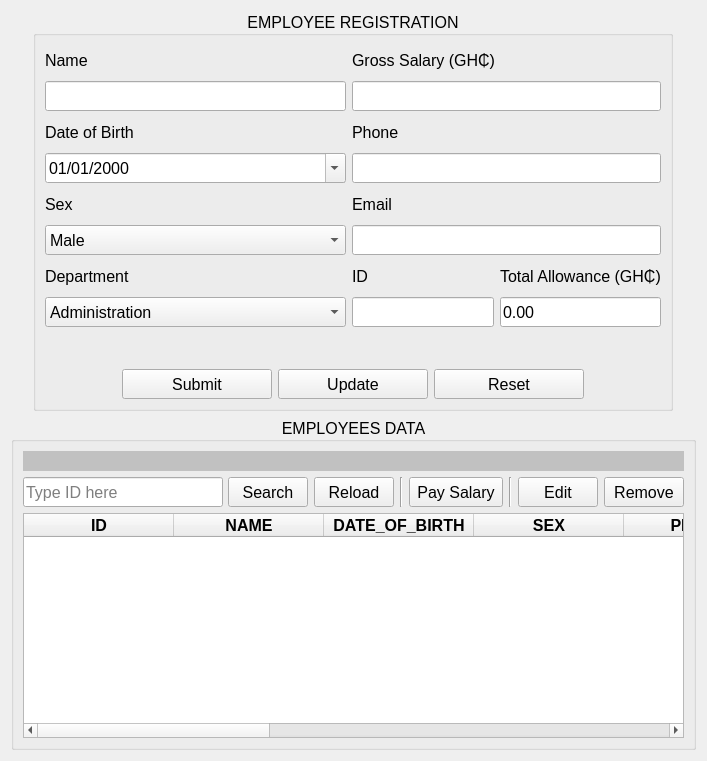
          <widget class="QWidget" name="scrollAreaWidgetContents_2">
           <property name="geometry">
            <rect>
             <x>0</x>
             <y>0</y>
             <width>707</width>
             <height>761</height>
            </rect>
           </property>
           <layout class="QGridLayout" name="gridLayout_5">
            <item row="0" column="1">
             <widget class="QGroupBox" name="groupBox_4">
              <property name="minimumSize">
               <size>
                <width>640</width>
                <height>400</height>
               </size>
              </property>
              <property name="font">
               <font>
                <pointsize>12</pointsize>
               </font>
              </property>
              <property name="title">
               <string>EMPLOYEE REGISTRATION</string>
              </property>
              <property name="alignment">
               <set>Qt::AlignCenter</set>
              </property>
              <property name="flat">
               <bool>true</bool>
              </property>
              <layout class="QGridLayout" name="gridLayout_7">
               <item row="1" column="0" colspan="2">
                <layout class="QHBoxLayout" name="horizontalLayout_4">
                 <item>
                  <spacer name="horizontalSpacer_10">
                   <property name="orientation">
                    <enum>Qt::Horizontal</enum>
                   </property>
                   <property name="sizeHint" stdset="0">
                    <size>
                     <width>40</width>
                     <height>20</height>
                    </size>
                   </property>
                  </spacer>
                 </item>
                 <item>
                  <widget class="QPushButton" name="employee_submit_btn">
                   <property name="minimumSize">
                    <size>
                     <width>150</width>
                     <height>30</height>
                    </size>
                   </property>
                   <property name="text">
                    <string>Submit</string>
                   </property>
                  </widget>
                 </item>
                 <item>
                  <widget class="QPushButton" name="employee_update_btn">
                   <property name="minimumSize">
                    <size>
                     <width>150</width>
                     <height>30</height>
                    </size>
                   </property>
                   <property name="text">
                    <string>Update</string>
                   </property>
                  </widget>
                 </item>
                 <item>
                  <widget class="QPushButton" name="employee_reset_btn">
                   <property name="minimumSize">
                    <size>
                     <width>150</width>
                     <height>30</height>
                    </size>
                   </property>
                   <property name="text">
                    <string>Reset</string>
                   </property>
                  </widget>
                 </item>
                 <item>
                  <spacer name="horizontalSpacer_11">
                   <property name="orientation">
                    <enum>Qt::Horizontal</enum>
                   </property>
                   <property name="sizeHint" stdset="0">
                    <size>
                     <width>40</width>
                     <height>20</height>
                    </size>
                   </property>
                  </spacer>
                 </item>
                </layout>
               </item>
               <item row="0" column="1">
                <layout class="QFormLayout" name="formLayout_4">
                 <property name="rightMargin">
                  <number>0</number>
                 </property>
                 <item row="2" column="0" colspan="2">
                  <widget class="QLabel" name="employee_phone_label">
                   <property name="minimumSize">
                    <size>
                     <width>0</width>
                     <height>30</height>
                    </size>
                   </property>
                   <property name="text">
                    <string>Phone</string>
                   </property>
                  </widget>
                 </item>
                 <item row="3" column="0" colspan="2">
                  <widget class="QLineEdit" name="employee_phone_lineedit">
                   <property name="minimumSize">
                    <size>
                     <width>0</width>
                     <height>30</height>
                    </size>
                   </property>
                  </widget>
                 </item>
                 <item row="5" column="0" colspan="2">
                  <widget class="QLineEdit" name="employee_email_lineedit">
                   <property name="minimumSize">
                    <size>
                     <width>0</width>
                     <height>30</height>
                    </size>
                   </property>
                  </widget>
                 </item>
                 <item row="4" column="0" colspan="2">
                  <widget class="QLabel" name="employee_email_label">
                   <property name="minimumSize">
                    <size>
                     <width>0</width>
                     <height>30</height>
                    </size>
                   </property>
                   <property name="text">
                    <string>Email</string>
                   </property>
                  </widget>
                 </item>
                 <item row="1" column="0" colspan="2">
                  <widget class="QLineEdit" name="employee_salary_lineedit">
                   <property name="minimumSize">
                    <size>
                     <width>0</width>
                     <height>30</height>
                    </size>
                   </property>
                  </widget>
                 </item>
                 <item row="0" column="0" colspan="2">
                  <widget class="QLabel" name="employee_salary_label">
                   <property name="minimumSize">
                    <size>
                     <width>0</width>
                     <height>30</height>
                    </size>
                   </property>
                   <property name="text">
                    <string>Gross Salary (GH₵)</string>
                   </property>
                  </widget>
                 </item>
                 <item row="6" column="0">
                  <widget class="QLabel" name="employee_id_label">
                   <property name="minimumSize">
                    <size>
                     <width>0</width>
                     <height>30</height>
                    </size>
                   </property>
                   <property name="text">
                    <string>ID</string>
                   </property>
                  </widget>
                 </item>
                 <item row="7" column="0">
                  <widget class="QLineEdit" name="employee_id_lineedit">
                   <property name="minimumSize">
                    <size>
                     <width>0</width>
                     <height>30</height>
                    </size>
                   </property>
                  </widget>
                 </item>
                 <item row="6" column="1">
                  <widget class="QLabel" name="total_allowance_label">
                   <property name="minimumSize">
                    <size>
                     <width>0</width>
                     <height>30</height>
                    </size>
                   </property>
                   <property name="text">
                    <string>Total Allowance (GH₵)</string>
                   </property>
                  </widget>
                 </item>
                 <item row="7" column="1">
                  <widget class="QLineEdit" name="total_allowance_lineedit">
                   <property name="minimumSize">
                    <size>
                     <width>0</width>
                     <height>30</height>
                    </size>
                   </property>
                   <property name="text">
                    <string>0.00</string>
                   </property>
                  </widget>
                 </item>
                </layout>
               </item>
               <item row="0" column="0">
                <layout class="QFormLayout" name="formLayout_5">
                 <item row="0" column="0" colspan="2">
                  <widget class="QLabel" name="employee_name_label">
                   <property name="minimumSize">
                    <size>
                     <width>0</width>
                     <height>30</height>
                    </size>
                   </property>
                   <property name="text">
                    <string>Name</string>
                   </property>
                  </widget>
                 </item>
                 <item row="1" column="0" colspan="2">
                  <widget class="QLineEdit" name="employee_name_lineedit">
                   <property name="minimumSize">
                    <size>
                     <width>0</width>
                     <height>30</height>
                    </size>
                   </property>
                  </widget>
                 </item>
                 <item row="2" column="0" colspan="2">
                  <widget class="QLabel" name="employee_dob_label">
                   <property name="minimumSize">
                    <size>
                     <width>0</width>
                     <height>30</height>
                    </size>
                   </property>
                   <property name="text">
                    <string>Date of Birth</string>
                   </property>
                  </widget>
                 </item>
                 <item row="3" column="0" colspan="2">
                  <widget class="QDateEdit" name="employee_dob_datewidget">
                   <property name="minimumSize">
                    <size>
                     <width>0</width>
                     <height>30</height>
                    </size>
                   </property>
                   <property name="buttonSymbols">
                    <enum>QAbstractSpinBox::PlusMinus</enum>
                   </property>
                   <property name="displayFormat">
                    <string>dd/MM/yyyy</string>
                   </property>
                   <property name="calendarPopup">
                    <bool>true</bool>
                   </property>
                  </widget>
                 </item>
                 <item row="4" column="0" colspan="2">
                  <widget class="QLabel" name="employee_sex_label">
                   <property name="minimumSize">
                    <size>
                     <width>0</width>
                     <height>30</height>
                    </size>
                   </property>
                   <property name="text">
                    <string>Sex</string>
                   </property>
                  </widget>
                 </item>
                 <item row="5" column="0" colspan="2">
                  <widget class="QComboBox" name="employee_sex_combobox">
                   <property name="minimumSize">
                    <size>
                     <width>0</width>
                     <height>30</height>
                    </size>
                   </property>
                   <item>
                    <property name="text">
                     <string>Male</string>
                    </property>
                   </item>
                   <item>
                    <property name="text">
                     <string>Female</string>
                    </property>
                   </item>
                  </widget>
                 </item>
                 <item row="7" column="0" colspan="2">
                  <widget class="QComboBox" name="employee_department_combobox">
                   <property name="minimumSize">
                    <size>
                     <width>0</width>
                     <height>30</height>
                    </size>
                   </property>
                   <item>
                    <property name="text">
                     <string>Administration</string>
                    </property>
                   </item>
                   <item>
                    <property name="text">
                     <string>Cleaner</string>
                    </property>
                   </item>
                   <item>
                    <property name="text">
                     <string>Information Technology (IT)</string>
                    </property>
                   </item>
                   <item>
                    <property name="text">
                     <string>Lecturer</string>
                    </property>
                   </item>
                  </widget>
                 </item>
                 <item row="6" column="0" colspan="2">
                  <widget class="QLabel" name="employee_department_label">
                   <property name="minimumSize">
                    <size>
                     <width>0</width>
                     <height>30</height>
                    </size>
                   </property>
                   <property name="text">
                    <string>Department</string>
                   </property>
                  </widget>
                 </item>
                </layout>
               </item>
              </layout>
             </widget>
            </item>
            <item row="0" column="0">
             <layout class="QVBoxLayout" name="verticalLayout_7">
              <item>
               <spacer name="horizontalSpacer_9">
                <property name="orientation">
                 <enum>Qt::Horizontal</enum>
                </property>
                <property name="sizeHint" stdset="0">
                 <size>
                  <width>40</width>
                  <height>20</height>
                 </size>
                </property>
               </spacer>
              </item>
             </layout>
            </item>
            <item row="0" column="2">
             <layout class="QVBoxLayout" name="verticalLayout_8">
              <property name="rightMargin">
               <number>0</number>
              </property>
              <item>
               <spacer name="horizontalSpacer_12">
                <property name="orientation">
                 <enum>Qt::Horizontal</enum>
                </property>
                <property name="sizeHint" stdset="0">
                 <size>
                  <width>40</width>
                  <height>20</height>
                 </size>
                </property>
               </spacer>
              </item>
             </layout>
            </item>
            <item row="1" column="0" colspan="3">
             <widget class="QGroupBox" name="groupBox_3">
              <property name="sizePolicy">
               <sizepolicy hsizetype="Expanding" vsizetype="Expanding">
                <horstretch>0</horstretch>
                <verstretch>0</verstretch>
               </sizepolicy>
              </property>
              <property name="minimumSize">
               <size>
                <width>640</width>
                <height>0</height>
               </size>
              </property>
              <property name="font">
               <font>
                <pointsize>12</pointsize>
               </font>
              </property>
              <property name="title">
               <string>EMPLOYEES DATA</string>
              </property>
              <property name="alignment">
               <set>Qt::AlignCenter</set>
              </property>
              <property name="flat">
               <bool>true</bool>
              </property>
              <layout class="QGridLayout" name="gridLayout_6">
               <item row="2" column="1">
                <layout class="QVBoxLayout" name="verticalLayout_6">
                 <item>
                  <widget class="QTableWidget" name="employee_data_tablewidget">
                   <property name="font">
                    <font>
                     <pointsize>12</pointsize>
                    </font>
                   </property>
                   <property name="editTriggers">
                    <set>QAbstractItemView::AnyKeyPressed|QAbstractItemView::DoubleClicked|QAbstractItemView::EditKeyPressed</set>
                   </property>
                   <property name="dragDropMode">
                    <enum>QAbstractItemView::NoDragDrop</enum>
                   </property>
                   <property name="alternatingRowColors">
                    <bool>true</bool>
                   </property>
                   <property name="selectionMode">
                    <enum>QAbstractItemView::ExtendedSelection</enum>
                   </property>
                   <property name="selectionBehavior">
                    <enum>QAbstractItemView::SelectRows</enum>
                   </property>
                   <property name="verticalScrollMode">
                    <enum>QAbstractItemView::ScrollPerPixel</enum>
                   </property>
                   <property name="horizontalScrollMode">
                    <enum>QAbstractItemView::ScrollPerPixel</enum>
                   </property>
                   <property name="gridStyle">
                    <enum>Qt::SolidLine</enum>
                   </property>
                   <property name="sortingEnabled">
                    <bool>true</bool>
                   </property>
                   <attribute name="horizontalHeaderMinimumSectionSize">
                    <number>100</number>
                   </attribute>
                   <attribute name="horizontalHeaderDefaultSectionSize">
                    <number>150</number>
                   </attribute>
                   <attribute name="horizontalHeaderStretchLastSection">
                    <bool>true</bool>
                   </attribute>
                   <attribute name="verticalHeaderStretchLastSection">
                    <bool>false</bool>
                   </attribute>
                   <column>
                    <property name="text">
                     <string>ID</string>
                    </property>
                    <property name="font">
                     <font>
                      <pointsize>12</pointsize>
                      <weight>75</weight>
                      <bold>true</bold>
                     </font>
                    </property>
                    <property name="textAlignment">
                     <set>AlignCenter</set>
                    </property>
                   </column>
                   <column>
                    <property name="text">
                     <string>NAME</string>
                    </property>
                    <property name="font">
                     <font>
                      <pointsize>12</pointsize>
                      <weight>75</weight>
                      <italic>false</italic>
                      <bold>true</bold>
                     </font>
                    </property>
                    <property name="textAlignment">
                     <set>AlignCenter</set>
                    </property>
                   </column>
                   <column>
                    <property name="text">
                     <string>DATE_OF_BIRTH</string>
                    </property>
                    <property name="font">
                     <font>
                      <pointsize>12</pointsize>
                      <weight>75</weight>
                      <bold>true</bold>
                     </font>
                    </property>
                    <property name="textAlignment">
                     <set>AlignCenter</set>
                    </property>
                   </column>
                   <column>
                    <property name="text">
                     <string>SEX</string>
                    </property>
                    <property name="font">
                     <font>
                      <pointsize>12</pointsize>
                      <weight>75</weight>
                      <bold>true</bold>
                     </font>
                    </property>
                    <property name="textAlignment">
                     <set>AlignCenter</set>
                    </property>
                   </column>
                   <column>
                    <property name="text">
                     <string>PHONE</string>
                    </property>
                    <property name="font">
                     <font>
                      <pointsize>12</pointsize>
                      <weight>75</weight>
                      <bold>true</bold>
                     </font>
                    </property>
                    <property name="textAlignment">
                     <set>AlignCenter</set>
                    </property>
                   </column>
                   <column>
                    <property name="text">
                     <string>EMAIL</string>
                    </property>
                    <property name="font">
                     <font>
                      <pointsize>12</pointsize>
                      <weight>75</weight>
                      <bold>true</bold>
                     </font>
                    </property>
                    <property name="textAlignment">
                     <set>AlignCenter</set>
                    </property>
                   </column>
                   <column>
                    <property name="text">
                     <string>DEPARTMENT</string>
                    </property>
                    <property name="font">
                     <font>
                      <pointsize>12</pointsize>
                      <weight>75</weight>
                      <bold>true</bold>
                     </font>
                    </property>
                    <property name="textAlignment">
                     <set>AlignCenter</set>
                    </property>
                   </column>
                   <column>
                    <property name="text">
                     <string>GROSS_SALARY (GH₵)</string>
                    </property>
                    <property name="font">
                     <font>
                      <pointsize>12</pointsize>
                      <weight>75</weight>
                      <bold>true</bold>
                     </font>
                    </property>
                    <property name="textAlignment">
                     <set>AlignCenter</set>
                    </property>
                   </column>
                   <column>
                    <property name="text">
                     <string>NET_SALARY (GH₵)</string>
                    </property>
                    <property name="font">
                     <font>
                      <pointsize>12</pointsize>
                      <weight>75</weight>
                      <bold>true</bold>
                     </font>
                    </property>
                    <property name="textAlignment">
                     <set>AlignCenter</set>
                    </property>
                   </column>
                   <column>
                    <property name="text">
                     <string>TAX (GH₵)</string>
                    </property>
                    <property name="font">
                     <font>
                      <pointsize>12</pointsize>
                      <weight>75</weight>
                      <bold>true</bold>
                     </font>
                    </property>
                    <property name="textAlignment">
                     <set>AlignCenter</set>
                    </property>
                   </column>
                   <column>
                    <property name="text">
                     <string>SSNIT (GH₵)</string>
                    </property>
                    <property name="font">
                     <font>
                      <pointsize>12</pointsize>
                      <weight>75</weight>
                      <bold>true</bold>
                     </font>
                    </property>
                    <property name="textAlignment">
                     <set>AlignCenter</set>
                    </property>
                   </column>
                   <column>
                    <property name="text">
                     <string>TOTAL_ALLOWANCE (GH₵)</string>
                    </property>
                    <property name="font">
                     <font>
                      <pointsize>12</pointsize>
                      <weight>75</weight>
                      <bold>true</bold>
                     </font>
                    </property>
                    <property name="textAlignment">
                     <set>AlignCenter</set>
                    </property>
                   </column>
                  </widget>
                 </item>
                </layout>
               </item>
               <item row="1" column="1">
                <layout class="QHBoxLayout" name="horizontalLayout_3">
                 <item>
                  <widget class="QLineEdit" name="employee_search_lineedit">
                   <property name="minimumSize">
                    <size>
                     <width>200</width>
                     <height>30</height>
                    </size>
                   </property>
                   <property name="placeholderText">
                    <string>Type ID here</string>
                   </property>
                  </widget>
                 </item>
                 <item>
                  <widget class="QPushButton" name="employee_search_btn">
                   <property name="minimumSize">
                    <size>
                     <width>0</width>
                     <height>30</height>
                    </size>
                   </property>
                   <property name="maximumSize">
                    <size>
                     <width>200</width>
                     <height>16777215</height>
                    </size>
                   </property>
                   <property name="text">
                    <string>Search</string>
                   </property>
                  </widget>
                 </item>
                 <item>
                  <widget class="QPushButton" name="employee_reload_table_btn">
                   <property name="minimumSize">
                    <size>
                     <width>0</width>
                     <height>30</height>
                    </size>
                   </property>
                   <property name="text">
                    <string>Reload</string>
                   </property>
                  </widget>
                 </item>
                 <item>
                  <spacer name="horizontalSpacer_7">
                   <property name="orientation">
                    <enum>Qt::Horizontal</enum>
                   </property>
                   <property name="sizeHint" stdset="0">
                    <size>
                     <width>40</width>
                     <height>20</height>
                    </size>
                   </property>
                  </spacer>
                 </item>
                 <item>
                  <widget class="Line" name="line_2">
                   <property name="orientation">
                    <enum>Qt::Vertical</enum>
                   </property>
                  </widget>
                 </item>
                 <item>
                  <widget class="QToolButton" name="employee_pay_salary_toolbtn">
                   <property name="minimumSize">
                    <size>
                     <width>0</width>
                     <height>30</height>
                    </size>
                   </property>
                   <property name="text">
                    <string>Pay Salary</string>
                   </property>
                   <property name="popupMode">
                    <enum>QToolButton::InstantPopup</enum>
                   </property>
                   <property name="toolButtonStyle">
                    <enum>Qt::ToolButtonTextBesideIcon</enum>
                   </property>
                   <property name="autoRaise">
                    <bool>false</bool>
                   </property>
                   <property name="arrowType">
                    <enum>Qt::NoArrow</enum>
                   </property>
                  </widget>
                 </item>
                 <item>
                  <widget class="Line" name="line">
                   <property name="orientation">
                    <enum>Qt::Vertical</enum>
                   </property>
                  </widget>
                 </item>
                 <item>
                  <widget class="QPushButton" name="employee_edit_btn">
                   <property name="minimumSize">
                    <size>
                     <width>0</width>
                     <height>30</height>
                    </size>
                   </property>
                   <property name="text">
                    <string>Edit</string>
                   </property>
                  </widget>
                 </item>
                 <item>
                  <widget class="QPushButton" name="employee_remove_btn">
                   <property name="minimumSize">
                    <size>
                     <width>0</width>
                     <height>30</height>
                    </size>
                   </property>
                   <property name="text">
                    <string>Remove</string>
                   </property>
                  </widget>
                 </item>
                </layout>
               </item>
               <item row="0" column="1">
                <widget class="QLabel" name="email_notif_label">
                 <property name="minimumSize">
                  <size>
                   <width>0</width>
                   <height>20</height>
                  </size>
                 </property>
                 <property name="font">
                  <font>
                   <pointsize>10</pointsize>
                  </font>
                 </property>
                 <property name="styleSheet">
                  <string notr="true">background-color: rgb(193, 193, 193);</string>
                 </property>
                 <property name="text">
                  <string/>
                 </property>
                 <property name="alignment">
                  <set>Qt::AlignCenter</set>
                 </property>
                 <property name="wordWrap">
                  <bool>true</bool>
                 </property>
                </widget>
               </item>
              </layout>
             </widget>
            </item>
           </layout>
          </widget>
